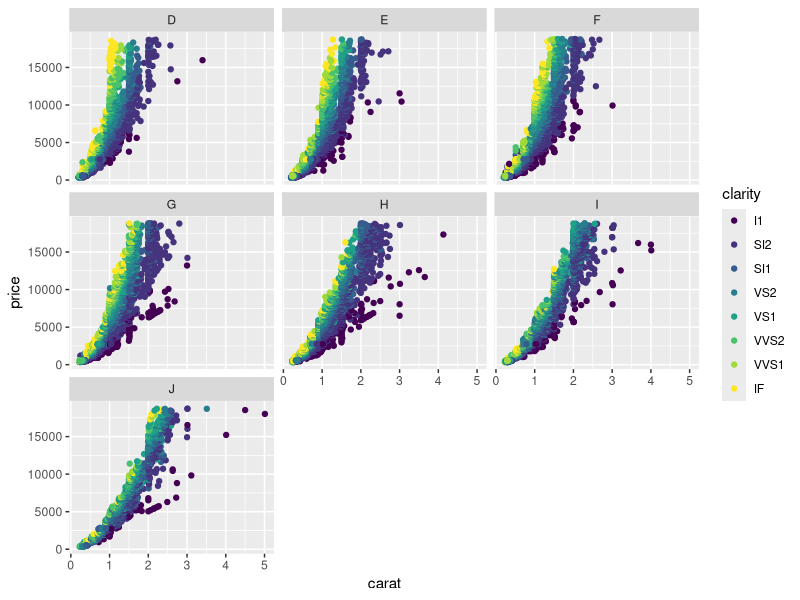

R code for this plot: (Note: this script raises an error after producing the figure.)
## ---- chunk 1
library(tidyverse)
## ---- chunk 2
diamonds %>%
  ggplot() + 
  geom_point(aes(x = carat, y = price, color = clarity)) +
  facet_wrap(~ color)
## ---- chunk 3
  chart <- rides[[i]] %>%
    mutate(weekday = weekdays(datetime)) %>%
    group_by(weekday) %>%
    summarise(mean_wait = mean(SPOSTMIN, na.rm = TRUE)) %>%
    ggplot(aes(x = ordered(weekday, levels = days_of_week), y = mean_wait)) +
    geom_col() +
    coord_cartesian(ylim = c(0, 150)) +
    labs(title = names(rides[i]))
## ---- chunk 4
rides_df %>%
  mutate(weekday = weekdays(datetime)) %>%
  group_by(weekday, ride_name) %>%
  summarise(mean_wait = mean(SPOSTMIN, na.rm = TRUE)) %>%
  ggplot() +
  geom_col(aes(x = ordered(weekday, levels = days_of_week), y = mean_wait)) +
  theme(axis.text.x = element_text(angle = 90)) +
  facet_wrap(~ ride_name)
